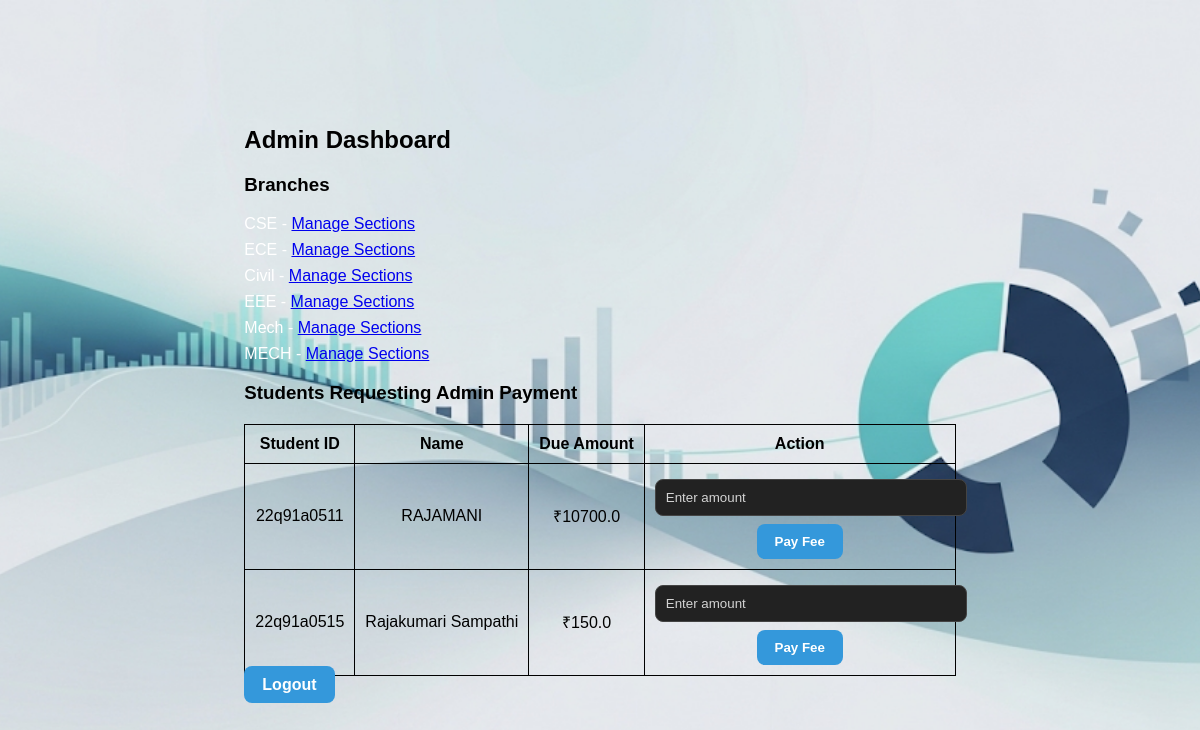
Screenshot of /admin/dashboard (signed in) with the database file from the repository.
### tables this page shows
CREATE TABLE branches (
            id INTEGER PRIMARY KEY AUTOINCREMENT,
            name TEXT UNIQUE NOT NULL
        );

CREATE TABLE students (
            sid TEXT PRIMARY KEY,
            name TEXT NOT NULL,
            total REAL NOT NULL,
            balance REAL NOT NULL,
            password TEXT NOT NULL
        , branch_id INTEGER, section_id INTEGER, email TEXT, phone TEXT, admin_request INTEGER DEFAULT 0);

### app.py (the view)
@app.route("/admin/dashboard")
def admin_dashboard():
    if "admin" not in session:
        return redirect(url_for("admin_login"))
    with get_db_connection() as conn:
        branches = conn.execute("SELECT * FROM branches").fetchall()
        requested_students = conn.execute("SELECT * FROM students WHERE admin_request=1").fetchall()
    return render_template("admin_dashboard.html", branches=branches, requested_students=requested_students)

### app.py (called while the page is built)
def get_db_connection():
    conn = sqlite3.connect(DB_PATH, timeout=10)
    conn.row_factory = sqlite3.Row
    conn.execute("PRAGMA foreign_keys=ON")
    return conn

### templates/admin_dashboard.html (shortened to what this page needs)
{% extends "base.html" %}
{% block content %}
<div class="content-box">
    <h2>Admin Dashboard</h2>
    <h3>Branches</h3>
    <ul>
        {% for branch in branches %}
            <li>{{ branch['name'] }} -
                <a href="{{ url_for('add_section', branch_id=branch['id']) }}">Manage Sections</a>
            </li>
        {% endfor %}
    </ul>
    <h3>Students Requesting Admin Payment</h3>
    {% if requested_students %}
    <table>
        <tr>
            <th>Student ID</th>
            <th>Name</th>
            <th>Due Amount</th>
            <th>Action</th>
        </tr>
        {% for s in requested_students %}
        <tr>
            <td>{{ s['sid'] }}</td>
            <td>{{ s['name'] }}</td>
            <td>₹{{ s['balance'] }}</td>
            <td>
                <form method="post" action="{{ url_for('admin_pay_fee', sid=s['sid']) }}">
                    <input type="number" name="amount" placeholder="Enter amount" required>
                    <button type="submit" class="btn btn-success">Pay Fee</button>
                </form>
            </td>
        </tr>
        {% endfor %}
    </table>
    {% else %}
    <p>No students requesting payment.</p>
    {% endif %}
    <a href="{{ url_for('admin_logout') }}" class="btn btn-danger">Logout</a>
</div>
{% endblock %}

### static/style.css (style rules this page uses)
body { background-color: #111; color: #fff; font-family: Arial, sans-serif; margin: 0; padding: 0; display: flex; justify-content: center; align-items: center; height: 100vh; }
h1, h2, h3, h4, h5, h6 { color: #fff; }
input, select, textarea { background-color: #222; color: #fff; border: 1px solid #444; border-radius: 8px; padding: 10px; width: 100%; outline: none; margin-top: 5px; }
.btn, button { background-color: #3498db; color: #fff; border: none; padding: 10px 16px; border-radius: 8px; cursor: pointer; font-weight: bold; text-decoration: none; }
table, th, td { border: 1px solid #333; }
th { background-color: #222; color: #fff; }
td { background-color: #111; color: #fff; }
label, h1, h2, h3, h4, h5, h6, p, span, li { color: #fff; }
input::placeholder { color: #fff; opacity: 0.8; }
.btn { background: #3498db; color: #fff; padding: 10px 18px; border-radius: 8px; text-decoration: none; }

### rows the page displays
branches: name "CSE"
branches: name "ECE"
branches: name "Civil"
branches: name "EEE"
branches: name "Mech"
branches: name "MECH"
students: sid "22q91a0511", name "RAJAMANI", balance "10700.0"
students: sid "22q91a0515", name "Rajakumari Sampathi", balance "150.0"
